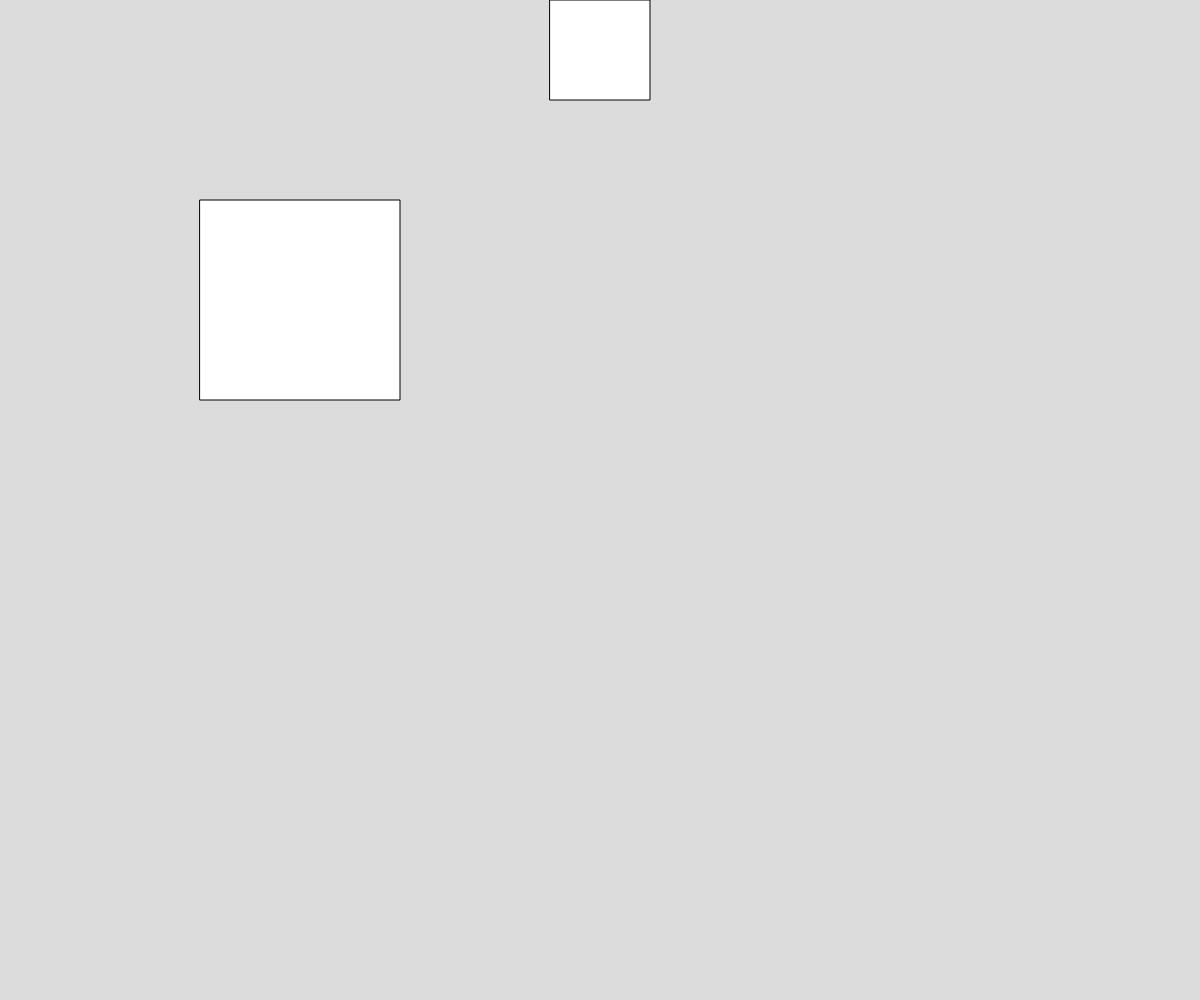
Frame 1 (no input)
Frame 60 (no input): identical to frame 1, image omitted
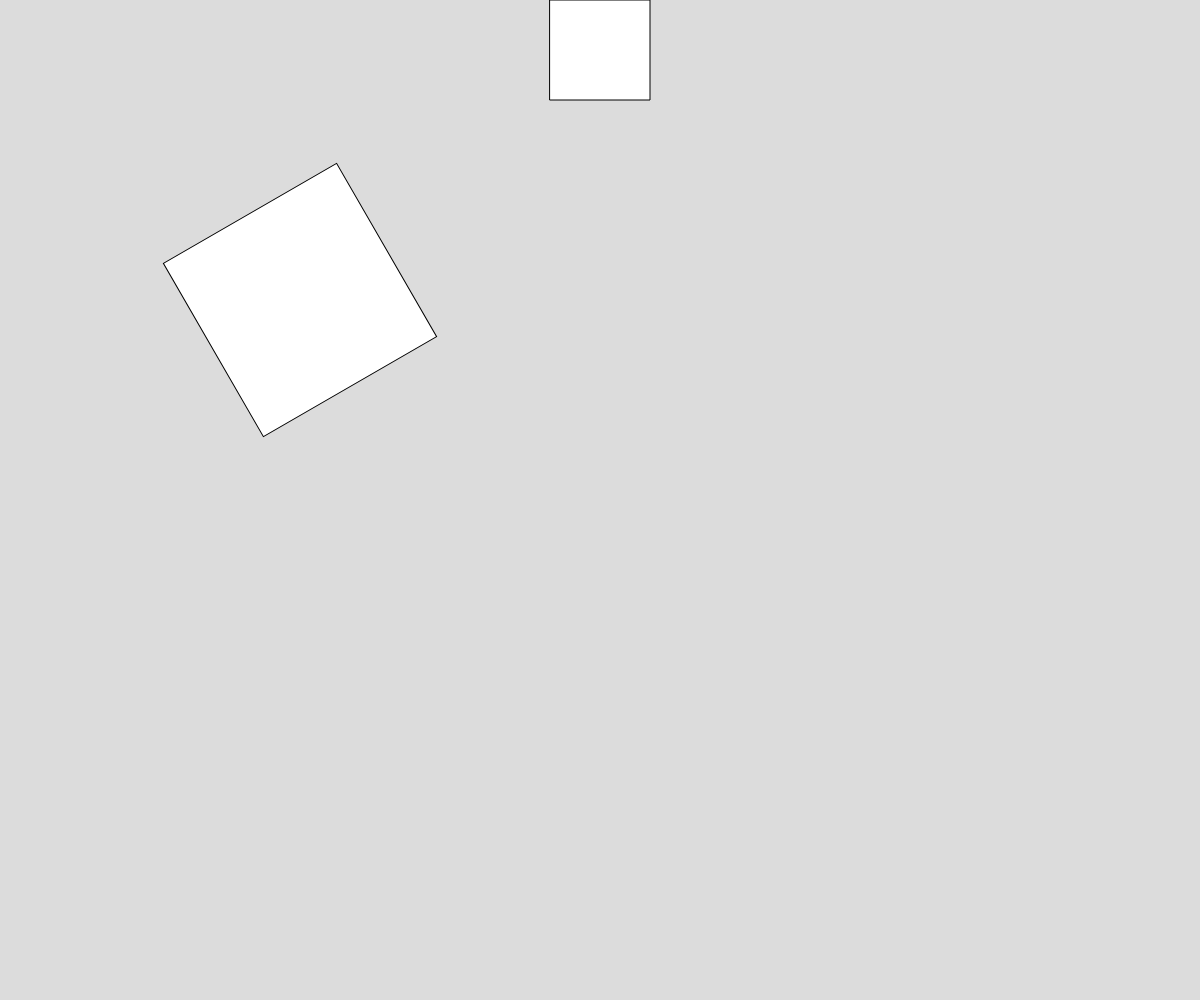
Frame 120 (the mouse pressed at the canvas centre since frame 60)

The p5.js sketch that drew these frames (run headless with seeded random() and noise() and a simulated clock; from frame 60 on, the mouse is pressed at the canvas centre):

// p5.js sketch
// ── sketch.js
// Translate and Rotate
// Elaina Sauder


function setup() {
  createCanvas(windowWidth, windowHeight);
  angleMode(DEGREES);
  rectMode(CENTER);
}

function draw() {
  background(220);

  push(); // save state of the transormation matrix
  translate(300, 300); // moves the origin
  rotate(mouseX, mouseY);
  square(0, 0, 200);
  pop();

  rect(600, 50, 100, 100);
}
